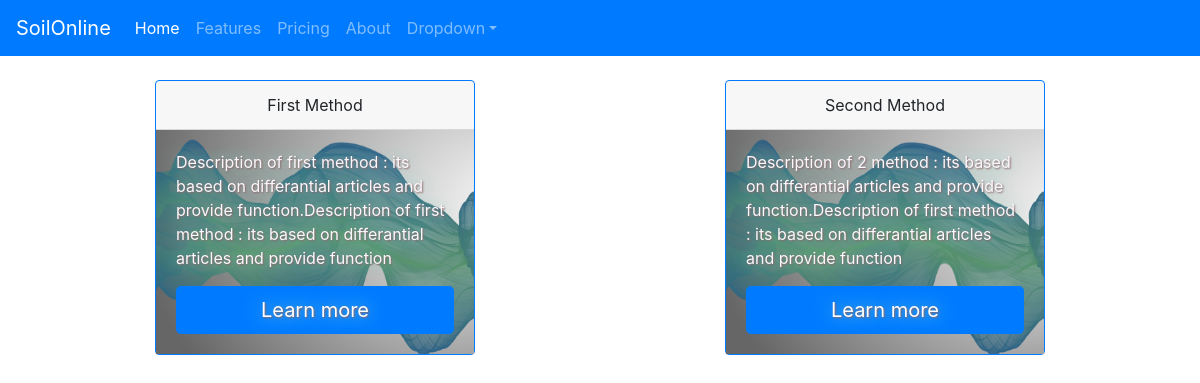
Before: /allmethods with the older database file.
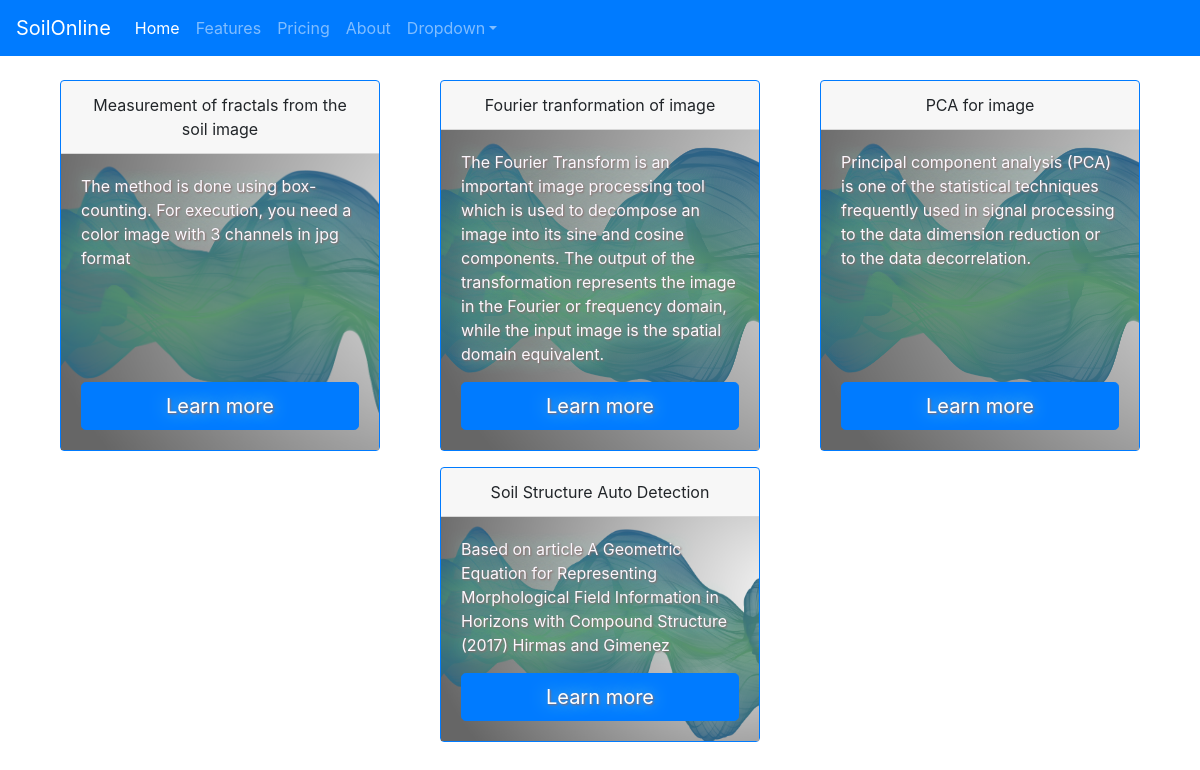
After: the same page with the newer database file.
### main.py (models this page shows, shortened)
class Methods(db.Model):
    id = db.Column(db.Integer, primary_key=True)
    methodname = db.Column(db.String(80), unique=True, nullable=False)
    body = db.Column(db.Text,unique=True, nullable=False)
    folder=db.Column(db.String(100),)

### main.py (the view)
@app.route('/allmethods')
def allmethods():
    return render_template('allmethods.html',methods=Methods.query.all())

### templates/allmethods.html
{% extends 'base.html' %}
{% block content %}
<br/>
<div class="container">
  <div class="row">
  {% for method in methods %}
  <div class="card border-primary mb-3 mx-auto" style="max-width: 20rem;">
  <div class="card-header " style="text-align:center">{{method.methodname}}</div>
  <div class="card-body d-flex flex-column" style="background-image:url('/static/{{method.folder}}/download.png'); color: #fbf7fd;
    text-shadow: 1px 1px 2px #8a6868, 0 0 1em #8cdecb;background-size: cover; text-overflow: ellipsis;">
    <p class="card-text">{{method.body}}</p>
    <a class=" mt-auto btn btn-primary btn-lg" href="{{url_for('method1',method_name=method.folder)}}" role="button" style="">Learn more</a></div>
</div>
{% endfor%}
</div>
</div>
{% endblock %}

### templates/base.html (shortened to what this page needs)
<!DOCTYPE html>
<html lang="en">
<head>
  <link rel="stylesheet" href="https://stackpath.bootstrapcdn.com/bootstrap/4.5.2/css/bootstrap.min.css">
</head>
<body>
<nav class="navbar navbar-expand-lg navbar-dark bg-primary">
  <a class="navbar-brand" href="#">SoilOnline</a>
  <div class="collapse navbar-collapse" id="navbarColor01">
    <ul class="navbar-nav mr-auto">
      <li class="nav-item active">
        <a class="nav-link" href="{{ url_for('index')}}">Home <span class="sr-only">(current)</span></a>
      </li>
      <li class="nav-item">
        <a class="nav-link" href="{{ url_for('allmethods')}}">Features</a>
      </li>
      <li class="nav-item">
        <a class="nav-link" href="{{ url_for('allmethods')}}">Pricing</a>
      </li>
      <li class="nav-item">
        <a class="nav-link" href="#">About</a>
      </li>
      <li class="nav-item dropdown">
        <a class="nav-link dropdown-toggle" data-toggle="dropdown" href="#" role="button" aria-haspopup="true" aria-expanded="false">Dropdown</a>
      </li>
    </ul>
  </div>
</nav>
{% block content %}
{% endblock %}
</body>
</html>

Changed rows visible on the page:
changed Methods: methodname "First Method" → "Measurement of fractals from the soil image"; body "Description of first method : its based on differantial articles and provide function.Description of first method : its based on differantial articles and provide function" → "The method is done using box-counting. For execution, you need a color image with 3 channels in jpg format"
changed Methods: methodname "Second Method" → "Fourier tranformation of image"; body "Description of 2 method : its based on differantial articles and provide function.Description of first method : its based on differantial articles and provide function" → "The Fourier Transform is an important image processing tool which is used to decompose an image into its sine and cosine components. The output of the transformation represents the image in the Fourier or frequency domain, while the input image is the spatial domain equivalent."
added Methods: methodname "PCA for image", folder (picture), body "Principal component analysis (PCA) is one of the statistical techniques frequently used in signal processing to the data dimension reduction or to the data decorrelation."
added Methods: methodname "Soil Structure Auto Detection", folder (picture), body "Based on article A Geometric Equation for Representing Morphological Field Information in Horizons with Compound Structure (2017) Hirmas and Gimenez"
